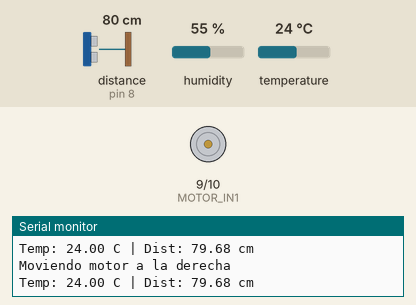
Simulated run of this sketch. Board: Arduino Uno, built with avr-gcc and run on an emulated ATmega328P. On the bench: motor-driver pin pairs drawn as motors (green arrow = first pin HIGH = forward, orange = second pin HIGH = backward, longer = more drive, scaled by the enable pin), the last lines printed to the serial monitor. Wiring (inferred from the names in the program): ultrasonic range finder: trigger pin 7; echo pin 8. Inputs (shaded band) come from the test bench; at power-on: distance to the obstacle (sensor on pin 8) 80 cm, humidity 55 %, temperature 24 °C. The echo pulse lasts 58.3 µs per cm.

Above: at 1.4 s.
1.5 s: distance to the obstacle (sensor on pin 8) set to 19 cm
5.0 s: distance to the obstacle (sensor on pin 8) set to 15 cm
At 6.4 s:
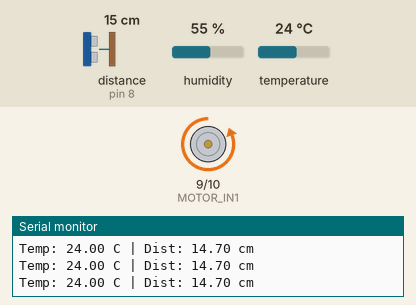
6.8 s: distance to the obstacle (sensor on pin 8) set to 7 cm
8.3 s: distance to the obstacle (sensor on pin 8) set to 4 cm
At 8.6 s:
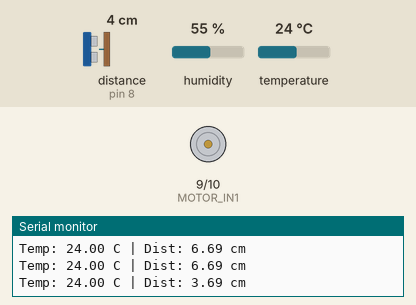
12.1 s: distance to the obstacle (sensor on pin 8) set to 9 cm
At 13.6 s:
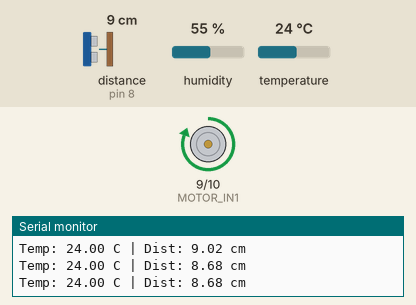
13.9 s: distance to the obstacle (sensor on pin 8) set to 2 cm
At 14.3 s:
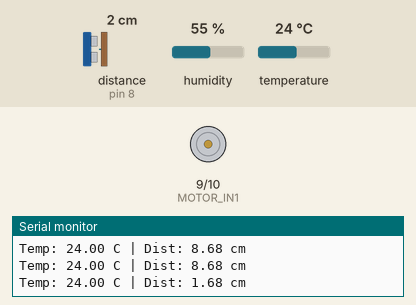
Timing chart, 0 to 18.4 s (numbered marks = the images above; inputs shaded):
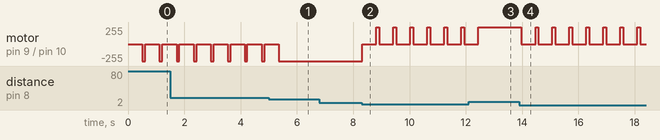

Measured:
- the behaviour switches between 17 and 16 cm on distance to the obstacle (sensor on pin 8) (found by bisection; images 0 and 1)
- the behaviour switches between 6 and 5 cm on distance to the obstacle (sensor on pin 8) (found by bisection; images 1 and 2)
- after the input at 5.0 s, motor on pin 9 (MOTOR_IN1) / pin 10 (MOTOR_IN2): goes on until 5.4 s, then stays backward 255/255
- after the input at 8.3 s, motor on pin 9 (MOTOR_IN1) / pin 10 (MOTOR_IN2): alternates forward 255/255 for 0.10 s and stopped for 0.50 s, starting at once
- after the input at 12.1 s, motor on pin 9 (MOTOR_IN1) / pin 10 (MOTOR_IN2): goes on until 12.4 s, then stays forward 255/255
- after the input at 13.9 s, motor on pin 9 (MOTOR_IN1) / pin 10 (MOTOR_IN2): alternates forward 255/255 for 0.10 s and stopped for 0.50 s, starting after 0.08 s
- by itself, motor on pin 9 (MOTOR_IN1) / pin 10 (MOTOR_IN2): alternates backward 255/255 for 0.10 s and stopped for 0.50 s

The sketch:

Main.ino
```cpp
#include <Wire.h>
#include <LiquidCrystal_I2C.h>
#include <DHT.h>

#define TRIG_PIN 7      // Pin TRIG del sensor ultrasónico
#define ECHO_PIN 8      // Pin ECHO del sensor ultrasónico
#define MOTOR_ENA 11    // Pin PWM para controlar velocidad del motor
#define MOTOR_IN1 9     // Dirección del motor hacia la izquierda
#define MOTOR_IN2 10    // Dirección del motor hacia la derecha
#define DHTPIN 4        // Pin donde está conectado el DHT22
#define DHTTYPE DHT22   // Tipo de sensor DHT (DHT22)

DHT dht(DHTPIN, DHTTYPE);

float temperatura = 0.0;
float distanciaActual = 0.0;

void setup() {
  Serial.begin(9600);     // Iniciar el monitor serial para detectar la tecla SPACE
  dht.begin();            // Iniciar el sensor DHT22

  pinMode(TRIG_PIN, OUTPUT);
  pinMode(ECHO_PIN, INPUT);
  pinMode(MOTOR_ENA, OUTPUT);
  pinMode(MOTOR_IN1, OUTPUT);
  pinMode(MOTOR_IN2, OUTPUT);

  Serial.println("Motor moviéndose entre 3 cm y 14 cm...");
}

void loop() {
  // Leer temperatura
  temperatura = dht.readTemperature();

  // Leer distancia con el sensor ultrasónico
  distanciaActual = medirDistancia();

  // Mostrar temperatura y distancia en el Monitor Serial
  Serial.print("Temp: ");
  Serial.print(temperatura);
  Serial.print(" C | Dist: ");
  Serial.print(distanciaActual);
  Serial.println(" cm");

  // Si la distancia detectada es menor a 3 cm, detenerse y mover a la derecha
  if (distanciaActual <= 5.0) {
    detenerMotor();
    delay(500);  // Pausar 500 ms antes de mover el motor a la derecha
    moverMotorIzquierda();  // Mover el motor hacia la izquierda
  }

  // Si la distancia detectada es mayor o igual a 14 cm, detenerse y mover a la izquierda
  else if (distanciaActual >= 16.0) {
    detenerMotor();
    delay(500);  // Pausar 500 ms antes de mover el motor a la izquierda
    moverMotorDerecha();  // Mover el motor hacia la derecha

  }

  // Esperar un poco antes de la siguiente medición para evitar movimientos bruscos
  delay(100);
}

// Función para mover el motor hacia la derecha
void moverMotorDerecha() {
  digitalWrite(MOTOR_IN1, LOW);
  digitalWrite(MOTOR_IN2, HIGH);
  analogWrite(MOTOR_ENA, 255);  // Máxima velocidad
  Serial.println("Moviendo motor a la derecha");
}

// Función para mover el motor hacia la izquierda
void moverMotorIzquierda() {
  digitalWrite(MOTOR_IN1, HIGH);
  digitalWrite(MOTOR_IN2, LOW);
  analogWrite(MOTOR_ENA, 255);  // Máxima velocidad
  Serial.println("Moviendo motor a la izquierda");
}

// Función para detener el motor
void detenerMotor() {
  digitalWrite(MOTOR_IN1, LOW);
  digitalWrite(MOTOR_IN2, LOW);
  analogWrite(MOTOR_ENA, 0);  // Detener el motor
}

// Función para medir la distancia usando el sensor ultrasónico
float medirDistancia() {
  long duracion;
  float distancia;

  digitalWrite(TRIG_PIN, LOW);
  delayMicroseconds(2);
  digitalWrite(TRIG_PIN, HIGH);
  delayMicroseconds(10);
  digitalWrite(TRIG_PIN, LOW);

  duracion = pulseIn(ECHO_PIN, HIGH);
  distancia = (duracion * 0.0343) / 2; // Calcular la distancia en centímetros

  return distancia;
}
```
